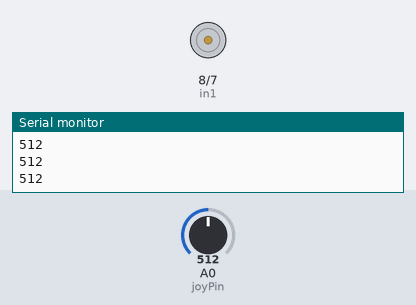
The sketch below on a simulated Arduino Uno, built with avr-gcc and run on an emulated ATmega328P. Shown: motor-driver pin pairs drawn as motors (green arrow = first pin HIGH = forward, orange = second pin HIGH = backward, longer = more drive, scaled by the enable pin), the last lines printed to the serial monitor. The inputs (shaded band) are chosen by the test bench; at power-on: A0 (joyPin) = 512.

Above: at 1.2 s.
1.3 s: A0 (joyPin) set to 538
2.8 s: A0 (joyPin) set to 551
4.3 s: A0 (joyPin) set to 460
At 5.0 s:
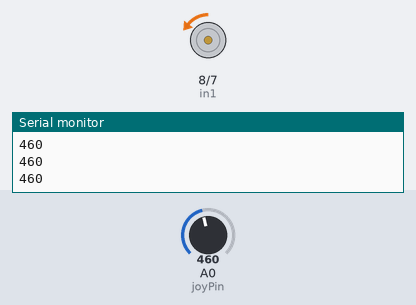
5.8 s: A0 (joyPin) set to 560
At 6.2 s:
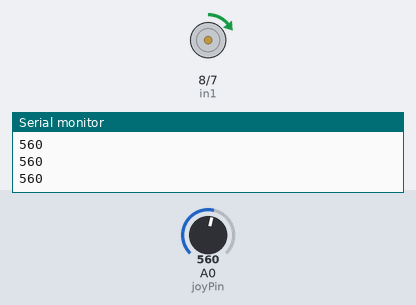
7.3 s: A0 (joyPin) set to 900
At 8.5 s:
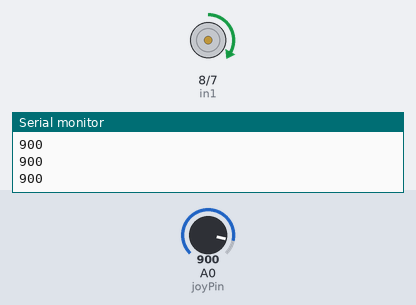
8.8 s: A0 (joyPin) set to 122
At 9.7 s:
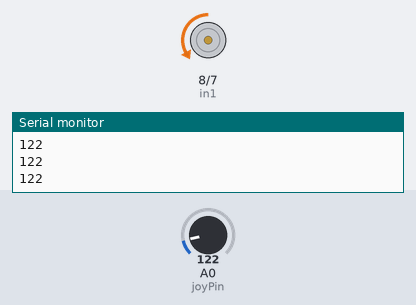
Timing chart, 0 to 11.3 s (numbered marks = the images above; inputs shaded):
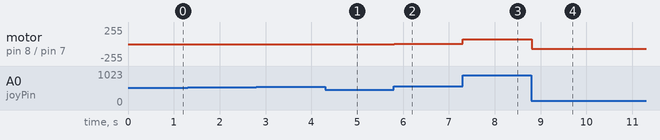

The sketch:

PRUEBA_1.ino
```cpp
// Definición de pines
const int joyPin = A0;  // Pin analógico conectado al eje Y del joystick
const int enA = 9;      // Pin PWM para controlar la velocidad del motor
const int in1 = 8;      // Pin de dirección 1
const int in2 = 7;      // Pin de dirección 2

void setup() {
  // Configurar los pines del motor como salida
  pinMode(enA, OUTPUT);
  pinMode(in1, OUTPUT);
  pinMode(in2, OUTPUT);

  // Iniciar la comunicación serial (opcional, para ver valores en el monitor)
  Serial.begin(9600);
}

void loop() {
  // 1. Leer el valor del joystick (rango de 0 a 1023)
  int joyVal = analogRead(joyPin);

  // Imprimir el valor para calibración (puedes verlo en el Monitor Serie)
  Serial.println(joyVal);

  // 2. Lógica de control
  // El centro del joystick suele dar un valor cercano a 512.
  // Creamos una "zona muerta" entre 470 y 550 para que el motor no vibre si el joystick no está perfectamente centrado.

  if (joyVal > 550) {
    // MOVIMIENTO HORARIO (Hacia adelante)
    digitalWrite(in1, HIGH);
    digitalWrite(in2, LOW);

    // Mapear el valor del joystick (550 a 1023) a un valor de velocidad PWM (0 a 255)
    int velocidad = map(joyVal, 550, 1023, 0, 100);
    analogWrite(enA, velocidad);

  } else if (joyVal < 470) {
    // MOVIMIENTO ANTIHORARIO (Hacia atrás)
    digitalWrite(in1, LOW);
    digitalWrite(in2, HIGH);

    // Mapear el valor del joystick (470 a 0) a un valor de velocidad PWM (0 a 255)
    // Nota: Invertimos los valores para que al empujar más abajo (cerca de 0), la velocidad aumente
    int velocidad = map(joyVal, 470, 0, 0, 100);
    analogWrite(enA, velocidad);

  } else {
    // MOTOR DETENIDO (Posición central)
    digitalWrite(in1, LOW);
    digitalWrite(in2, LOW);
    analogWrite(enA, 0);
  }
}
```

Measured:
- after the input at 4.3 s, motor on pin 8 (in1) / pin 7 (in2): stopped → backward 2/255 at once
- after the input at 5.8 s, motor on pin 8 (in1) / pin 7 (in2): backward 2/255 → forward 2/255 at once
- after the input at 7.3 s, motor on pin 8 (in1) / pin 7 (in2): forward 2/255 → forward 73/255 at once
- after the input at 8.8 s, motor on pin 8 (in1) / pin 7 (in2): forward 73/255 → backward 74/255 at once
